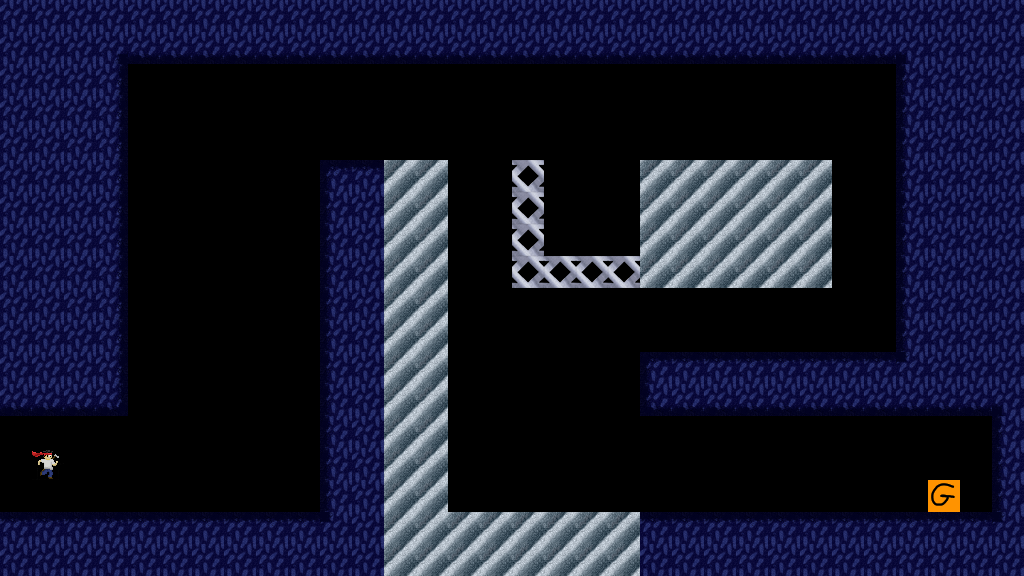

This is a level from a 2D game, rendered from its Tiled map with the project's own tilesets. A one-line summary and the complete map file follow:
An orthogonal 32x18 tile map with 32x32 px tiles, 1 tile layer (platforms) and 3 objects (2x color2, color1).

<map version="1.8" tiledversion="1.8.4" orientation="orthogonal" renderorder="right-down" width="32" height="18" tilewidth="32" tileheight="32" infinite="0" nextlayerid="3" nextobjectid="5">
 <editorsettings>
  <export target="../core/assets/levels/cl10.json" format="json" />
 </editorsettings>
 <properties>
  <property name="colorMode" type="int" value="0" />
 </properties>
 <tileset firstgid="1" source="disco.tsx" />
 <layer id="1" name="platforms" width="32" height="18">
  <data encoding="csv">
1,1,1,1,1,1,1,1,1,1,1,1,1,1,1,1,1,1,1,1,1,1,1,1,1,1,1,1,1,1,1,1,
1,1,1,31,33,33,33,33,33,33,33,33,33,33,33,33,33,33,33,33,33,33,33,33,33,33,33,33,32,1,1,1,
1,1,1,29,0,0,0,0,0,0,0,0,0,0,0,0,0,0,0,0,0,0,0,0,0,0,0,0,30,1,1,1,
1,1,1,29,0,0,0,0,0,0,0,0,0,0,0,0,0,0,0,0,0,0,0,0,0,0,0,0,30,1,1,1,
1,1,1,29,0,0,0,0,0,0,0,0,0,0,0,0,0,0,0,0,0,0,0,0,0,0,0,0,30,1,1,1,
1,1,1,29,0,0,0,0,0,0,35,28,2,2,0,0,13,0,0,0,2,2,2,2,2,2,0,0,30,1,1,1,
1,1,1,29,0,0,0,0,0,0,30,1,2,2,0,0,13,0,0,0,2,2,2,2,2,2,0,0,30,1,1,1,
1,1,1,29,0,0,0,0,0,0,30,1,2,2,0,0,13,0,0,0,2,2,2,2,2,2,0,0,30,1,1,1,
1,1,1,29,0,0,0,0,0,0,30,1,2,2,0,0,13,13,13,13,2,2,2,2,2,2,0,0,30,1,1,1,
1,1,1,29,0,0,0,0,0,0,30,1,2,2,0,0,0,0,0,0,0,0,0,0,0,0,0,0,30,1,1,1,
1,1,1,29,0,0,0,0,0,0,30,1,2,2,0,0,0,0,0,0,0,0,0,0,0,0,0,0,30,1,1,1,
1,1,1,29,0,0,0,0,0,0,30,1,2,2,9,9,9,9,9,9,35,28,28,28,28,28,28,28,27,1,1,1,
33,33,33,36,0,0,0,0,0,0,30,1,2,2,0,0,0,0,0,0,37,33,33,33,33,33,33,33,33,33,33,32,
0,0,0,0,0,0,0,0,0,0,30,1,2,2,0,0,0,0,0,0,0,0,0,0,0,0,0,0,0,0,0,30,
0,8,0,0,0,0,0,0,0,0,30,1,2,2,0,0,0,0,0,0,0,0,0,0,0,0,0,0,0,0,0,30,
0,0,0,0,0,0,0,0,0,0,30,1,2,2,0,0,0,0,0,0,0,0,0,0,0,0,0,0,0,11,0,30,
28,28,28,28,28,28,28,28,28,28,27,1,2,2,2,2,2,2,2,2,28,28,28,28,28,28,28,28,28,28,28,27,
1,1,1,1,1,1,1,1,1,1,1,1,2,2,2,2,2,2,2,2,1,1,1,1,1,1,1,1,1,1,1,1
</data>
 </layer>
 <objectgroup id="2" name="colors">
  <object id="1" type="color2" x="0" y="0">
   <polygon points="0,0 640,0 640,576 0,576" />
  </object>
  <object id="2" type="color1" x="640" y="352">
   <polygon points="0,0 384,0 384,224 0,224 0,0" />
  </object>
  <object id="4" type="color2" x="640" y="0">
   <polygon points="0,0 384,0 384,352 0,352" />
  </object>
 </objectgroup>
</map>
